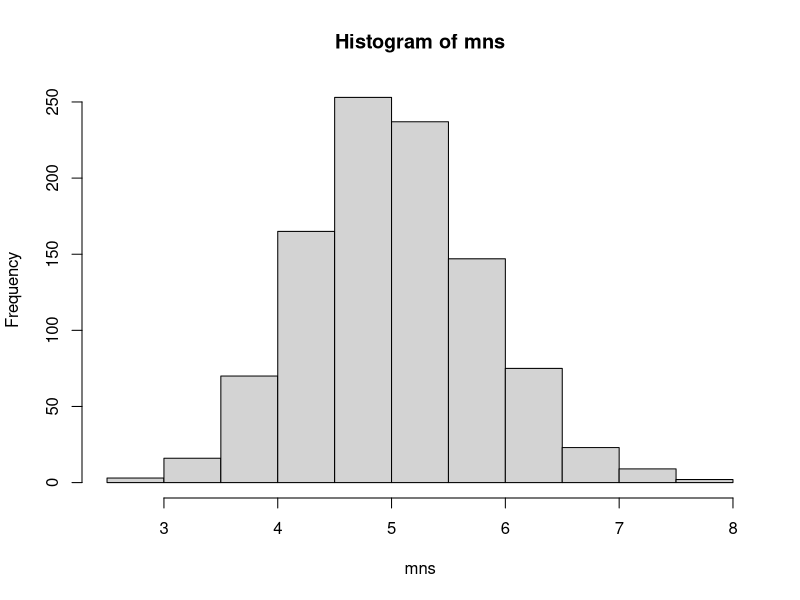

The R source for this figure:
## ---- chunk 1
lambda <- 0.2
mns <- c()
for (i in 1:1000) mns <- c(mns, mean(rexp(40,lambda)))
hist(mns)
